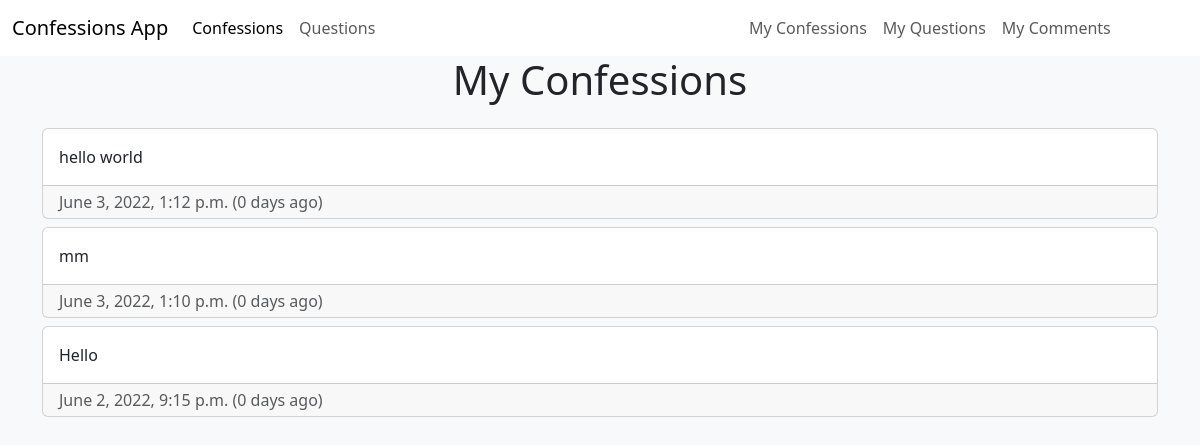
The page /myconfessions (signed in) on the database its author committed.
### ConfessionsApp/models.py (models this page shows, shortened)
class Confession(models.Model):
    body = models.CharField(max_length=666)
    date = models.DateTimeField(auto_now_add=True)
    owner = models.ForeignKey(User, on_delete=models.CASCADE)
    edited = models.BooleanField(default=False)
    edited_date = models.DateTimeField(auto_now=True, blank=True, null=True)
    @property
    def num_days_ago(self):
        today= timezone.now()
        return (today - self.date).days

### ConfessionsApp/views.py (the view)
# urls.py: path("myconfessions", views.userConfessions, name="myconfessions"),
@login_required
def userConfessions(request):
    user = request.user
    confessions = Confession.objects.filter(owner=user).order_by("-date")
    context = {
        'confessions' : confessions
    }
    return render(request, 'ConfessionsApp/userConfessions.html', context=context)

### ConfessionsApp/templates/ConfessionsApp/userConfessions.html (shortened to what this page needs)
{%extends 'ConfessionsApp/base.html'%}
{%block content%}
  {%load bootstrap_icons%}
  <h1 class="text-center">My Confessions</h1>
  <div class="container mt-4">
  {%for Confession in confessions%}
      <div class="card mt-2 mb-2">
          <span class="card-body">{{Confession.body}}</span>
          <div class="card-footer py-1 submission-footer text-muted">
            <span class="card-text">
              {{Confession.date}}
              {%if Confession.num_days_ago != 1%}
                ({{Confession.num_days_ago}} days ago)
              {%else%}
              ({{Confession.num_days_ago}} day ago)
              {%endif%}
            </span>
          </div>
        </div>
    {%empty%}
      <p>You have posted no confessions</p>
    {%endfor%}
  </div>
{%endblock content%}

### rows shown on the page
Confession: body "hello world", date "June 3, 2022, 1:12 p.m.", num_days_ago "0"
Confession: body "mm", date "June 3, 2022, 1:10 p.m.", num_days_ago "0"
Confession: body "Hello", date "June 2, 2022, 9:15 p.m.", num_days_ago "0"
